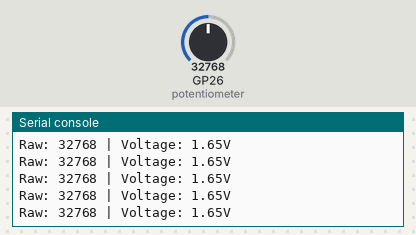
A program run on a simulated Raspberry Pi Pico running MicroPython. Parts: the last lines printed to the serial console. Inputs (shaded band) come from the test bench; at power-on: GP26 (potentiometer) = 32768 (analog values on the 0–65535 scale).

Above: at 1.2 s.
1.3 s: GP26 (potentiometer) set to 45874
At 1.56 s:
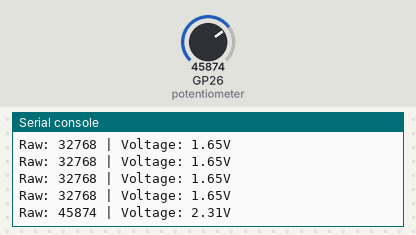
2.8 s: GP26 (potentiometer) set to 57670
At 2.96 s:
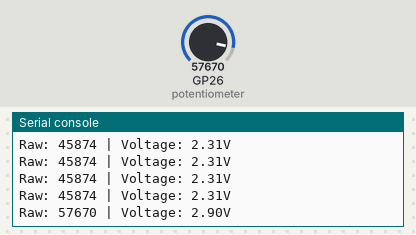
Timing chart, 0 to 5.8 s (numbered marks = the images above; inputs shaded):
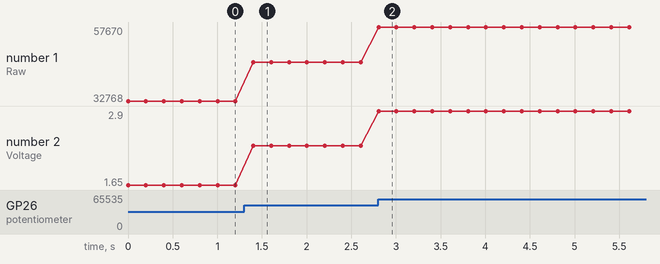

The program:

potentiometer.py
```python
# Yan bacaklar artı ve eksi orta bacak sinyal
from machine import ADC, Pin
import time

# ADC0 pini (GP26) analog giris olarak tanimlanir
potentiometer = ADC(Pin(26))

while True:
    # 16-bit ham analog degeri okur (0 ile 65535 arasi)
    raw_value = potentiometer.read_u16()

    # Okunan degeri 0 - 3.3V gerilim degerine donusturur
    voltage = (raw_value / 65535) * 3.3

    # Okunan degerleri konsola yazdirir
    print(f"Raw: {raw_value} | Voltage: {voltage:.2f}V")

    time.sleep(0.2)
```

Measured:
- after the input at 1.3 s, the serial console: prints a new line after 0.10 s (image 1)
- after the input at 2.8 s, the serial console: prints a new line at once (image 2)
- plotted number 1: 32768 → 45874 after the input at 1.3 s, 45874 → 57670 after the input at 2.8 s
- plotted number 2: 1.65 → 2.31 after the input at 1.3 s, 2.31 → 2.9 after the input at 2.8 s
